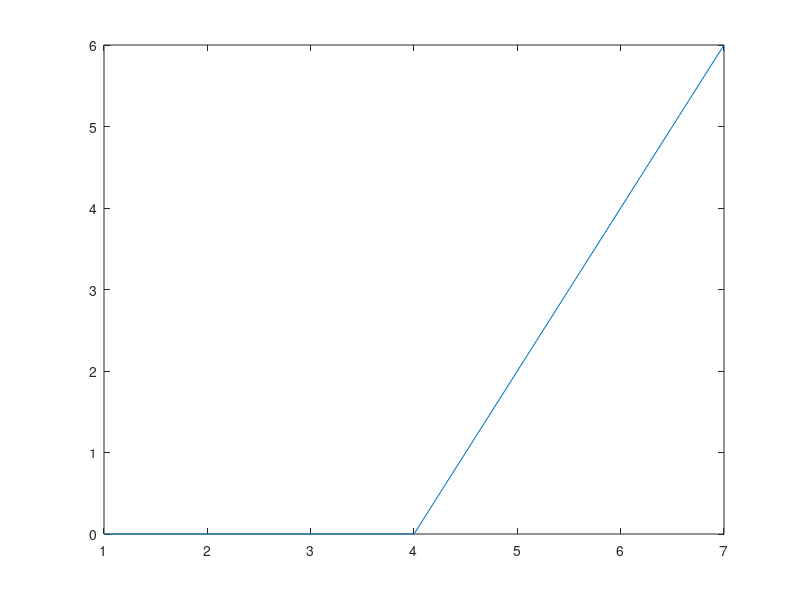

Here is the MATLAB script that generated this plot:
% simplest way of writing the convolution function
clear all
x=[1 2 3 4 3 2 1];
f=[0 0 0 2 0 0 0]

T=length(x)
t=length(f) 
for n=1:T
    k=0;
    for m=1:t
        if (n-m) > 0
            m
            k=k+f(m)*x(n-m);
        end
    end
    h(n)=k;
end
figure(1)
plot(h)